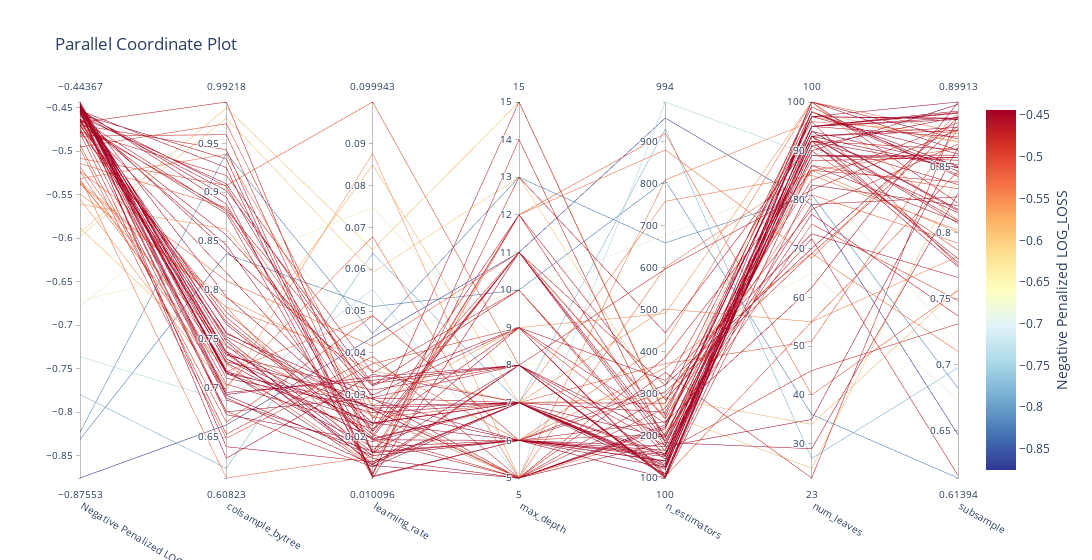

Write notebook code for a chart like this one.
### Markdown cell above
#### 4.3.2 Log Loss as Tune Metric

### Code cell
best_lgb_log_loss = MLPipeline.tune(X_train_full, y_train_full, 
                          algorithm=lgb.LGBMClassifier, 
                          tune_metric='log_loss',
                          preprocessor=PreProcessor(
                              target_encode_cols=encoding_recommendations["target_encode_cols"],
                          ),
                          param_ranges=lgb_param_ranges,  
                          beta=1,
                          max_evals=100,
                          early_stopping=20,  
                          verbose=-1,
                          cv=3,
                          cv_variance_penalty=0.3,
                          log_best_model=False)
